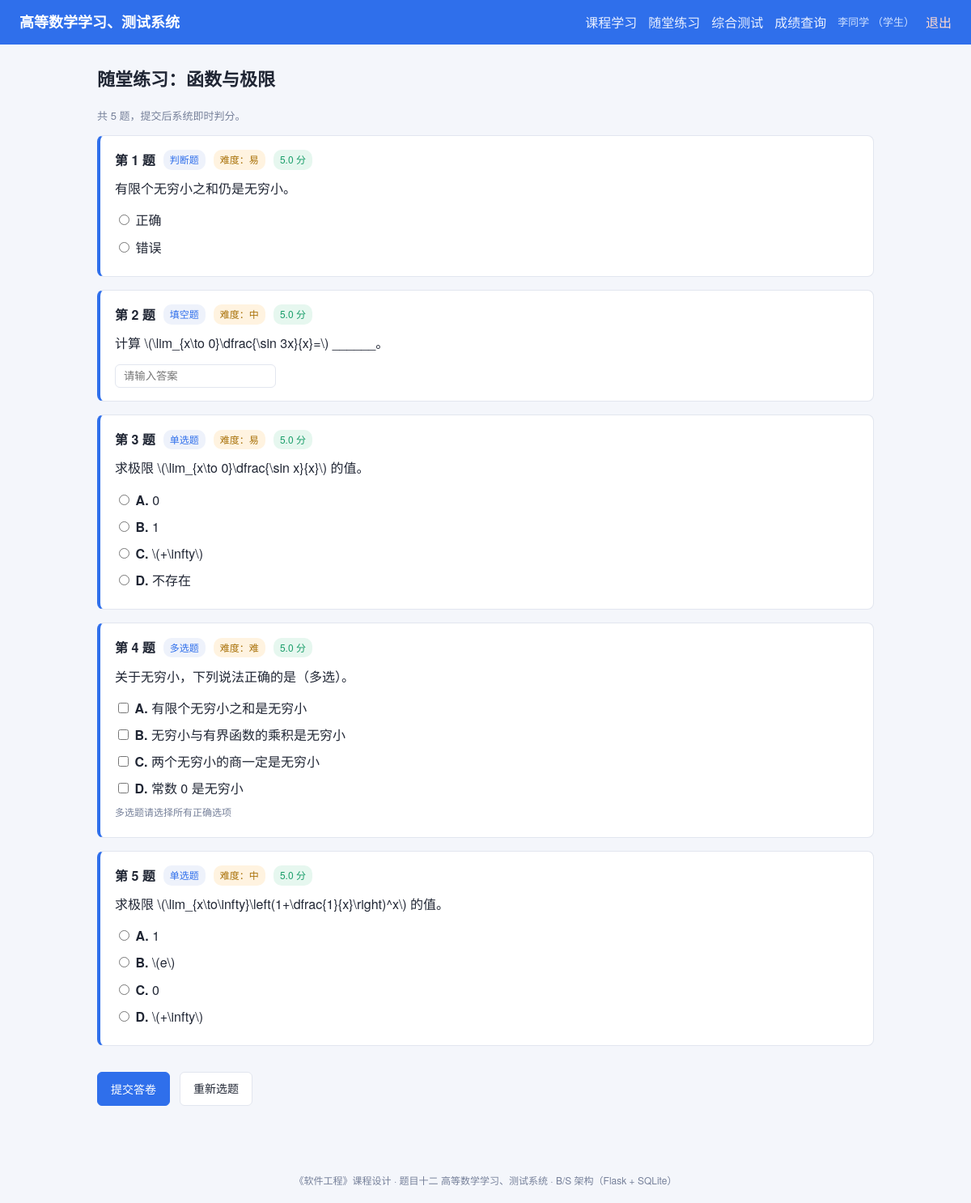
/practice/start?chapter_id=1 (signed in), run on the app's committed database.
### tables this page shows
CREATE TABLE user (
    id            INTEGER PRIMARY KEY AUTOINCREMENT,
    username      TEXT UNIQUE NOT NULL,
    password_hash TEXT NOT NULL,
    role          TEXT NOT NULL DEFAULT 'student',   -- student / teacher / admin
    real_name     TEXT,
    created_at    TEXT DEFAULT (datetime('now','localtime'))
);

CREATE TABLE chapter (
    id         INTEGER PRIMARY KEY AUTOINCREMENT,
    name       TEXT NOT NULL,
    sort_order INTEGER DEFAULT 0
);

CREATE TABLE question (
    id         INTEGER PRIMARY KEY AUTOINCREMENT,
    chapter_id INTEGER NOT NULL,
    qtype      TEXT NOT NULL,                       -- single / multi / judge / fill
    difficulty INTEGER NOT NULL DEFAULT 1,          -- 1 易 / 2 中 / 3 难
    content    TEXT NOT NULL,
    options    TEXT,                                -- JSON 数组，选择题选项
    answer     TEXT NOT NULL,
    analysis   TEXT,
    score      REAL DEFAULT 5,
    FOREIGN KEY (chapter_id) REFERENCES chapter(id)
);

### app.py (the view)
    @app.route("/practice/start")
    @login_required
    def practice_start():
        db = get_db()
        cid = request.args.get("chapter_id", type=int)
        count = request.args.get("count", default=5, type=int)
        count = max(1, min(count, 20))
        if not cid:
            flash("请选择章节", "warning")
            return redirect(url_for("practice"))
        rows = db.execute(
            "SELECT id FROM question WHERE chapter_id=? ORDER BY random() LIMIT ?",
            (cid, count),
        ).fetchall()
        ids = [r["id"] for r in rows]
        if not ids:
            flash("该章节暂无题目", "warning")
            return redirect(url_for("practice"))
        questions = fetch_questions(ids)
        chapter = db.execute("SELECT * FROM chapter WHERE id=?", (cid,)).fetchone()
        return render_template(
            "practice_take.html", questions=questions, chapter=chapter, qids=ids
        )

### app.py (called while the page is built)
def current_user():
    if "user_id" not in session:
        return None
    if getattr(g, "_current_user", None) is None:
        row = get_db().execute(
            "SELECT * FROM user WHERE id=?", (session["user_id"],)
        ).fetchone()
        g._current_user = row
    return g._current_user

def login_required(view):
    @wraps(view)
    def wrapped(*args, **kwargs):
        if current_user() is None:
            flash("请先登录", "warning")
            return redirect(url_for("login"))
        return view(*args, **kwargs)
    return wrapped

def row_to_question(row):
    d = dict(row)
    d["options"] = json.loads(row["options"]) if row["options"] else []
    d["qtype_name"] = QTYPE_NAMES.get(row["qtype"], row["qtype"])
    d["diff_name"] = DIFF_NAMES.get(row["difficulty"], str(row["difficulty"]))
    return d

def fetch_questions(ids):
    if not ids:
        return []
    db = get_db()
    marks = ",".join("?" * len(ids))
    rows = db.execute(
        "SELECT * FROM question WHERE id IN (%s)" % marks, ids
    ).fetchall()
    by_id = {r["id"]: row_to_question(r) for r in rows}
    return [by_id[i] for i in ids if i in by_id]

### db.py (called while the page is built)
def get_db():
    if "db" not in g:
        g.db = sqlite3.connect(current_app.config["DATABASE"])
        g.db.row_factory = sqlite3.Row
        g.db.execute("PRAGMA foreign_keys = ON")
    return g.db

### templates/practice_take.html (shortened to what this page needs)
{% extends "base.html" %}
{% import "macros.html" as m %}
{% block content %}
<h2>随堂练习：{{ chapter['name'] }}</h2>
<p class="muted">共 {{ questions|length }} 题，提交后系统即时判分。</p>
<form method="post" action="{{ url_for('practice_submit') }}">
  {% for q in questions %}
    {{ m.question_input(q, loop.index) }}
  {% endfor %}
  <div class="actions">
    <button type="submit" class="btn primary">提交答卷</button>
    <a class="btn" href="{{ url_for('practice') }}">重新选题</a>
  </div>
</form>
{% endblock %}

### templates/base.html (shortened to what this page needs)
<!DOCTYPE html>
<html lang="zh-CN">
<head>
  <link rel="stylesheet" href="{{ url_for('static', filename='style.css') }}">
</head>
<body>
<header class="topbar">
  <div class="brand"><a href="{{ url_for('index') }}">高等数学学习、测试系统</a></div>
  <nav class="nav">
    {% if current_user %}
      <a href="{{ url_for('learning') }}">课程学习</a>
      <a href="{{ url_for('practice') }}">随堂练习</a>
      <a href="{{ url_for('test_form') }}">综合测试</a>
      <a href="{{ url_for('scores') }}">成绩查询</a>
      <span class="user-info">{{ current_user['real_name'] or current_user['username'] }}
        （{% if current_user['role']=='admin' %}管理员{% elif current_user['role']=='teacher' %}教师{% else %}学生{% endif %}）
      </span>
      <a class="logout" href="{{ url_for('logout') }}">退出</a>
    {% else %}
      <a href="{{ url_for('login') }}">登录</a>
      <a href="{{ url_for('register') }}">注册</a>
    {% endif %}
  </nav>
</header>
<main class="container">
  {% block content %}{% endblock %}
</main>
<footer class="footer">
  《软件工程》课程设计 · 题目十二 高等数学学习、测试系统 · B/S 架构（Flask + SQLite）
</footer>
</body>
</html>

### templates/macros.html (shortened to what this page needs)
{% macro question_input(q, idx) %}
<div class="question-block">
  <div class="q-head">
    <span class="q-index">第 {{ idx }} 题</span>
    <span class="badge">{{ q['qtype_name'] }}</span>
    <span class="badge diff">难度：{{ q['diff_name'] }}</span>
    <span class="badge score">{{ q['score'] }} 分</span>
  </div>
  <div class="q-content">{{ q['content']|safe }}</div>
  <div class="q-options">
    {% if q['qtype'] == 'single' %}
      {% for opt in q['options'] %}
        <label class="opt">
          <input type="radio" name="q_{{ q['id'] }}" value="{{ 'ABCD'[loop.index0] }}">
          <span class="letter">{{ 'ABCD'[loop.index0] }}.</span> {{ opt|safe }}
        </label>
      {% endfor %}
    {% elif q['qtype'] == 'multi' %}
      {% for opt in q['options'] %}
        <label class="opt">
          <input type="checkbox" name="q_{{ q['id'] }}" value="{{ 'ABCD'[loop.index0] }}">
          <span class="letter">{{ 'ABCD'[loop.index0] }}.</span> {{ opt|safe }}
        </label>
      {% endfor %}
      <p class="hint">多选题请选择所有正确选项</p>
    {% elif q['qtype'] == 'judge' %}
      <label class="opt"><input type="radio" name="q_{{ q['id'] }}" value="T"> 正确</label>
      <label class="opt"><input type="radio" name="q_{{ q['id'] }}" value="F"> 错误</label>
    {% else %}
      <input type="text" class="fill-input" name="q_{{ q['id'] }}" placeholder="请输入答案">
    {% endif %}
  </div>
</div>
{% endmacro %}

### static/style.css (style rules this page uses)
:root { --primary: #2f6feb; --primary-dark: #1f56c4; --bg: #f4f6fb; --card: #ffffff; --border: #e2e6ef; --text: #202634; --muted: #76809a; --green: #1a9e6a; --red: #d8452f; }
* { box-sizing: border-box; }
body { margin: 0; font-family: "Microsoft YaHei", "PingFang SC", "Helvetica Neue", Arial, sans-serif; background: var(--bg); color: var(--text); line-height: 1.7; }
a { color: var(--primary); text-decoration: none; }
.topbar { display: flex; align-items: center; justify-content: space-between; flex-wrap: wrap; gap: 8px; padding: 12px 24px; background: var(--primary); color: #fff; }
.topbar .brand a { color: #fff; font-size: 18px; font-weight: 700; }
.nav { display: flex; align-items: center; flex-wrap: wrap; gap: 14px; }
.nav a { color: #eaf0ff; }
.nav .user-info { color: #cfe0ff; font-size: 13px; }
.nav .logout { color: #ffd9d0; }
.container { max-width: 1000px; margin: 24px auto; padding: 0 20px 40px; }
h2 { font-size: 22px; margin: 8px 0 16px; }
.muted { color: var(--muted); font-size: 13px; }
.btn { display: inline-block; padding: 8px 16px; border-radius: 6px; border: 1px solid var(--border); background: #fff; color: var(--text); cursor: pointer; font-size: 14px; margin-top: 14px; }
.btn.primary { background: var(--primary); border-color: var(--primary); color: #fff; }
.question-block { background: var(--card); border: 1px solid var(--border); border-left: 4px solid var(--primary); border-radius: 8px; padding: 16px 18px; margin-bottom: 16px; }
.q-head { display: flex; align-items: center; gap: 10px; flex-wrap: wrap; margin-bottom: 8px; }
.q-index { font-weight: 700; }
.badge { font-size: 12px; padding: 2px 8px; border-radius: 10px; background: #eef2fb; color: var(--primary); }
.badge.diff { background: #fff3e0; color: #a9720a; }
.badge.score { background: #e6f7ef; color: var(--green); }
.q-content { margin: 6px 0 12px; }
.q-options .opt { display: block; margin: 6px 0; cursor: pointer; }
.q-options .letter { font-weight: 700; }
.fill-input { max-width: 260px; padding: 6px 10px; border: 1px solid var(--border); border-radius: 6px; }
.hint { font-size: 12px; color: var(--muted); margin: 4px 0; }
.actions { margin-top: 18px; display: flex; gap: 12px; }
.footer { text-align: center; color: var(--muted); font-size: 12px; padding: 18px; }

### data on the page
user: real_name "李同学"
chapter: name "函数与极限"
question: idx "1", qtype_name "判断题", diff_name "易", score "5.0", content "有限个无穷小之和仍是无穷小。"
question: difficulty "2", qtype_name "填空题", diff_name "中", score "5.0", content "计算 \\(\\lim_{x\\to 0}\\dfrac{\\sin 3x}{x}=\\) ______。"
question: idx "3", qtype_name "单选题", diff_name "易", score "5.0", content "求极限 \\(\\lim_{x\\to 0}\\dfrac{\\sin x}{x}\\) 的值。", index0 "A" "B" "C" "D", opt "0" "1" "\\(+\\infty\\)" "不存在"
question: idx "4", qtype_name "多选题", diff_name "难", score "5.0", content "关于无穷小，下列说法正确的是（多选）。", index0 "A" "B" "C" "D", opt "有限个无穷小之和是无穷小" "无穷小与有界函数的乘积是无穷小" "两个无穷小的商一定是无穷小" "常数 0 是无穷小"
question: idx "5", qtype_name "单选题", diff_name "中", score "5.0", content "求极限 \\(\\lim_{x\\to\\infty}\\left(1+\\dfrac{1}{x}\\right)^x\\) 的值。", index0 "A" "B" "C" "D", opt "1" "\\(e\\)" "0" "\\(+\\infty\\)"

### other printed values
{{ questions|length }} "5"
